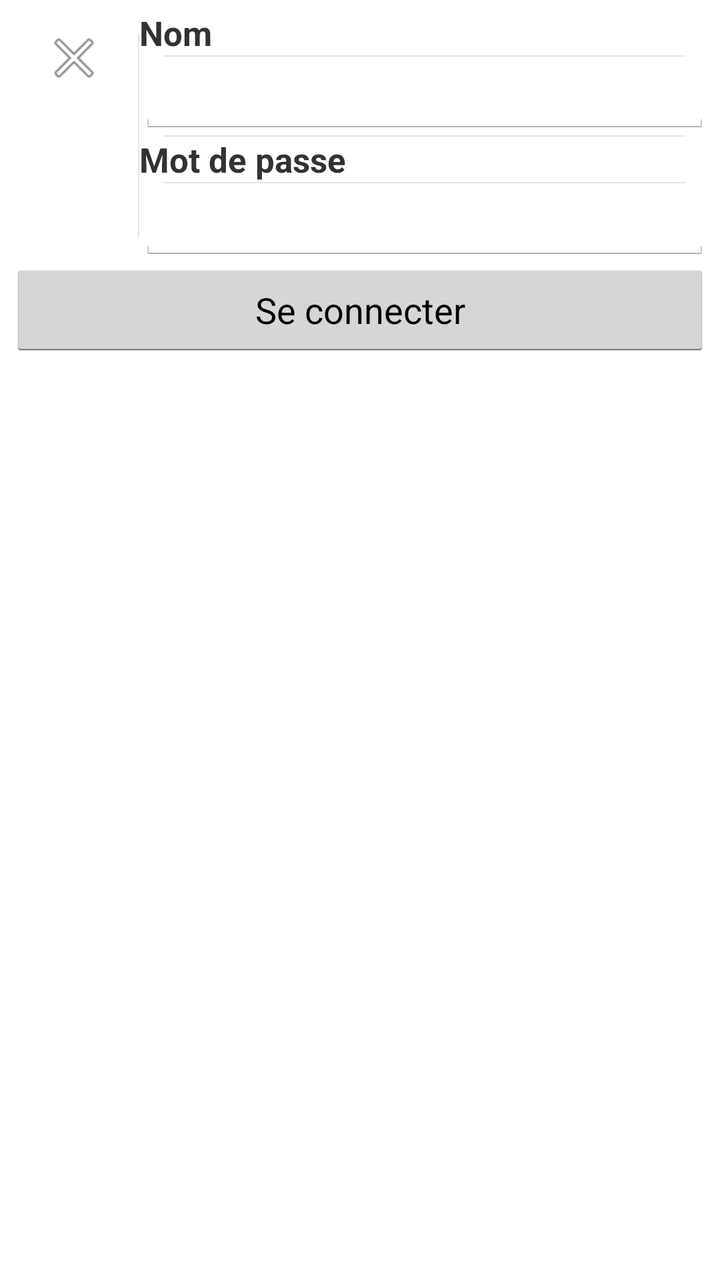
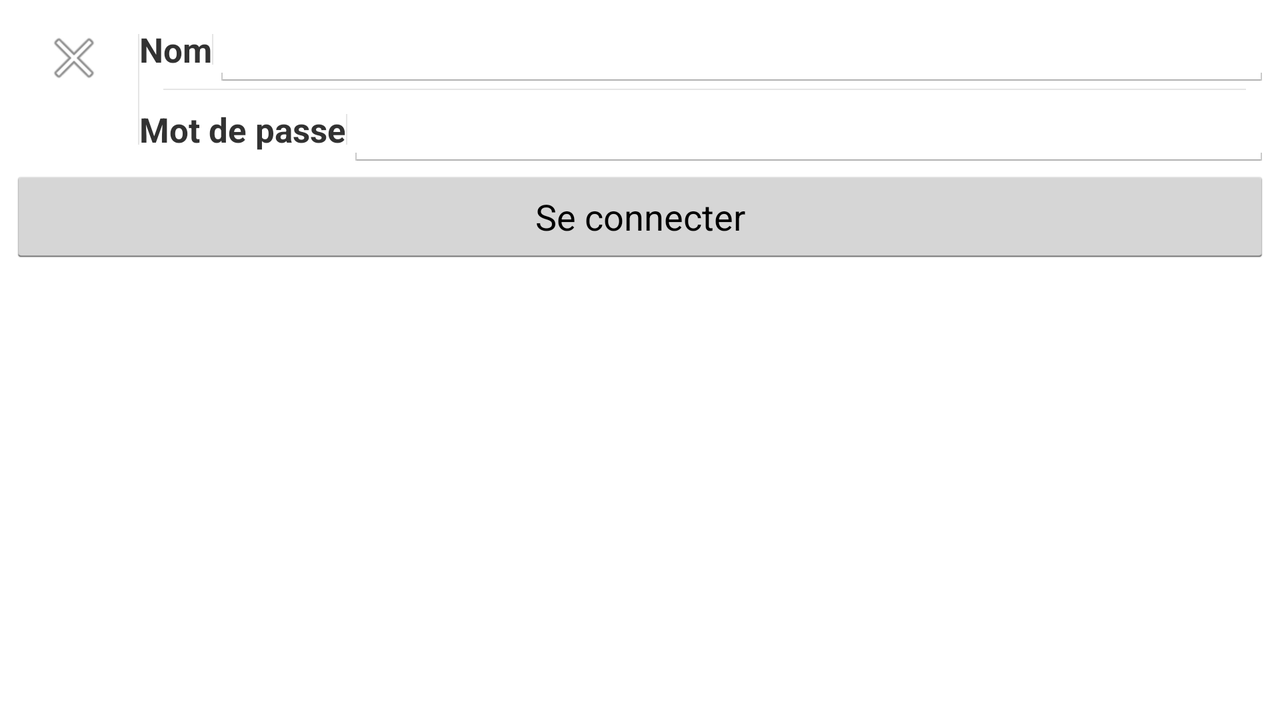

One screen, two layout resources from the same app: the default and the repository's alternative for another configuration. Each is rendered where Android would select it; the XML of both is given below.
<!-- AndroidManifest.xml: application theme AppTheme -->
<!-- res/layout/login.xml -->
<?xml version="1.0" encoding="utf-8"?>
<RelativeLayout xmlns:android="http://schemas.android.com/apk/res/android"
    xmlns:tools="http://schemas.android.com/tools"
    android:layout_width="match_parent"
    android:layout_height="match_parent"
    android:columnCount="1"
    android:paddingBottom="5dp"
    android:paddingLeft="5dp"
    android:paddingRight="5dp"
    android:paddingTop="5dp"
    tools:context="gcum.gcumfisher.LoginActivity">

    <LinearLayout
        android:id="@+id/controls"
        style="?android:attr/buttonBarStyle"
        android:layout_width="match_parent"
        android:layout_height="wrap_content"
        android:layout_alignParentTop="true"
        android:orientation="horizontal">

        <ImageButton
            style="?android:attr/borderlessButtonStyle"
            android:layout_width="wrap_content"
            android:layout_height="wrap_content"
            android:contentDescription="@android:string/cancel"
            android:onClick="cancel"
            android:src="@android:drawable/ic_menu_close_clear_cancel" />

        <LinearLayout
            android:id="@+id/inputs"
            style="?android:attr/buttonBarStyle"
            android:layout_width="match_parent"
            android:layout_height="wrap_content"
            android:orientation="vertical">

            <TextView
                android:id="@+id/usernameLabel"
                android:layout_width="wrap_content"
                android:layout_height="wrap_content"
                android:text="@string/username"
                android:textSize="17sp"
                android:textStyle="bold" />

            <EditText
                android:id="@+id/usernameInput"
                android:layout_width="match_parent"
                android:layout_height="wrap_content"
                android:inputType="text"
                android:textStyle="bold" />

            <TextView
                android:id="@+id/passwordLabel"
                android:layout_width="wrap_content"
                android:layout_height="wrap_content"
                android:text="@string/password"
                android:textSize="17sp"
                android:textStyle="bold" />

            <EditText
                android:id="@+id/passwordInput"
                android:layout_width="match_parent"
                android:layout_height="wrap_content"
                android:inputType="textPassword"
                android:textStyle="bold" />
        </LinearLayout>
    </LinearLayout>


    <Button
        android:id="@+id/login"
        android:layout_width="match_parent"
        android:layout_height="wrap_content"
        android:layout_below="@id/controls"
        android:onClick="login"
        android:text="@string/login" />

    <TextView
        android:id="@+id/status"
        android:layout_width="wrap_content"
        android:layout_height="wrap_content"
        android:layout_below="@id/login"
        android:layout_marginEnd="25dp"
        android:layout_marginLeft="25dp"
        android:layout_marginRight="25dp"
        android:layout_marginStart="25dp"
        android:textSize="25sp"
        android:textStyle="bold" />

</RelativeLayout>
<!-- resources referenced by this layout -->
<resources>
  <string name="login">Se connecter</string>
  <string name="password">Mot de passe</string>
  <string name="username">Nom</string>
  <style name="AppTheme" parent="android:Theme.Holo.Light.DarkActionBar" />
</resources>
<!-- res/layout-land/login.xml (the repository's variant of the layout above) -->
<!-- drawn on the phone turned sideways -->
<?xml version="1.0" encoding="utf-8"?>
<RelativeLayout xmlns:android="http://schemas.android.com/apk/res/android"
    xmlns:tools="http://schemas.android.com/tools"
    android:layout_width="match_parent"
    android:layout_height="match_parent"
    android:columnCount="1"
    android:paddingBottom="5dp"
    android:paddingLeft="5dp"
    android:paddingRight="5dp"
    android:paddingTop="5dp"
    tools:context="gcum.gcumfisher.LoginActivity">

    <LinearLayout
        android:id="@+id/controls"
        style="?android:attr/buttonBarStyle"
        android:layout_width="match_parent"
        android:layout_height="wrap_content"
        android:layout_alignParentTop="true"
        android:orientation="horizontal">

        <ImageButton
            style="?android:attr/borderlessButtonStyle"
            android:layout_width="wrap_content"
            android:layout_height="wrap_content"
            android:contentDescription="@android:string/cancel"
            android:onClick="cancel"
            android:src="@android:drawable/ic_menu_close_clear_cancel" />

        <LinearLayout
            android:id="@+id/inputs"
            style="?android:attr/buttonBarStyle"
            android:layout_width="match_parent"
            android:layout_height="wrap_content"
            android:orientation="vertical">

            <LinearLayout
                android:id="@+id/usernameFields"
                style="?android:attr/buttonBarStyle"
                android:layout_width="match_parent"
                android:layout_height="wrap_content"
                android:orientation="horizontal">

                <TextView
                    android:id="@+id/usernameLabel"
                    android:layout_width="wrap_content"
                    android:layout_height="wrap_content"
                    android:text="@string/username"
                    android:textSize="17sp"
                    android:textStyle="bold" />

                <EditText
                    android:id="@+id/usernameInput"
                    android:layout_width="match_parent"
                    android:layout_height="wrap_content"
                    android:inputType="text"
                    android:textStyle="bold" />
            </LinearLayout>

            <LinearLayout
                android:id="@+id/passwordFields"
                style="?android:attr/buttonBarStyle"
                android:layout_width="match_parent"
                android:layout_height="wrap_content"
                android:orientation="horizontal">

                <TextView
                    android:id="@+id/passwordLabel"
                    android:layout_width="wrap_content"
                    android:layout_height="wrap_content"
                    android:text="@string/password"
                    android:textSize="17sp"
                    android:textStyle="bold" />

                <EditText
                    android:id="@+id/passwordInput"
                    android:layout_width="match_parent"
                    android:layout_height="wrap_content"
                    android:inputType="textPassword"
                    android:textStyle="bold" />
            </LinearLayout>
        </LinearLayout>
    </LinearLayout>

    <Button
        android:id="@+id/login"
        android:layout_width="match_parent"
        android:layout_height="wrap_content"
        android:layout_below="@id/controls"
        android:onClick="login"
        android:text="@string/login" />

    <TextView
        android:id="@+id/status"
        android:layout_width="wrap_content"
        android:layout_height="wrap_content"
        android:layout_below="@id/login"
        android:layout_marginEnd="25dp"
        android:layout_marginLeft="25dp"
        android:layout_marginRight="25dp"
        android:layout_marginStart="25dp"
        android:textSize="25sp"
        android:textStyle="bold"/>

</RelativeLayout>
